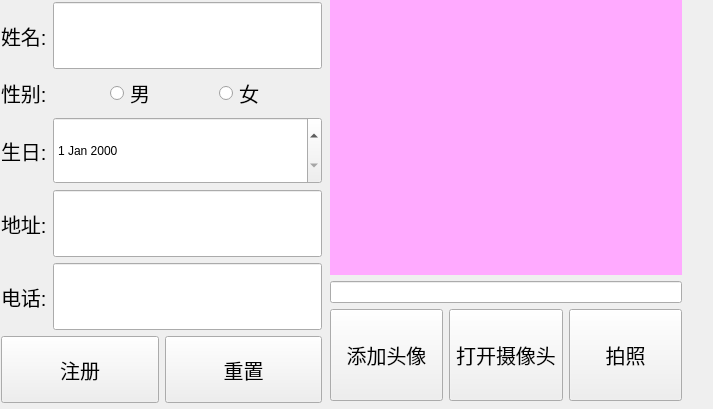
<?xml version="1.0" encoding="UTF-8"?>
<ui version="4.0">
 <class>RegisterWin</class>
 <widget class="QWidget" name="RegisterWin">
  <property name="geometry">
   <rect>
    <x>0</x>
    <y>0</y>
    <width>713</width>
    <height>409</height>
   </rect>
  </property>
  <property name="windowTitle">
   <string>Form</string>
  </property>
  <widget class="QWidget" name="layoutWidget">
   <property name="geometry">
    <rect>
     <x>1</x>
     <y>2</y>
     <width>321</width>
     <height>401</height>
    </rect>
   </property>
   <layout class="QVBoxLayout" name="verticalLayout">
    <item>
     <layout class="QHBoxLayout" name="horizontalLayout">
      <item>
       <widget class="QLabel" name="label">
        <property name="font">
         <font>
          <pointsize>15</pointsize>
         </font>
        </property>
        <property name="text">
         <string>姓名:</string>
        </property>
       </widget>
      </item>
      <item>
       <widget class="QLineEdit" name="nameEdit">
        <property name="sizePolicy">
         <sizepolicy hsizetype="Expanding" vsizetype="Expanding">
          <horstretch>0</horstretch>
          <verstretch>0</verstretch>
         </sizepolicy>
        </property>
       </widget>
      </item>
     </layout>
    </item>
    <item>
     <layout class="QHBoxLayout" name="horizontalLayout_3">
      <item>
       <widget class="QLabel" name="label_3">
        <property name="font">
         <font>
          <pointsize>15</pointsize>
         </font>
        </property>
        <property name="text">
         <string>性别:</string>
        </property>
       </widget>
      </item>
      <item>
       <widget class="QRadioButton" name="wrb">
        <property name="font">
         <font>
          <pointsize>15</pointsize>
         </font>
        </property>
        <property name="text">
         <string>男</string>
        </property>
       </widget>
      </item>
      <item>
       <widget class="QRadioButton" name="mrb">
        <property name="font">
         <font>
          <pointsize>15</pointsize>
         </font>
        </property>
        <property name="text">
         <string>女</string>
        </property>
       </widget>
      </item>
     </layout>
    </item>
    <item>
     <layout class="QHBoxLayout" name="horizontalLayout_5">
      <item>
       <widget class="QLabel" name="label_5">
        <property name="font">
         <font>
          <pointsize>15</pointsize>
         </font>
        </property>
        <property name="text">
         <string>生日:</string>
        </property>
       </widget>
      </item>
      <item>
       <widget class="QDateEdit" name="birthdayEdit">
        <property name="sizePolicy">
         <sizepolicy hsizetype="Expanding" vsizetype="Expanding">
          <horstretch>0</horstretch>
          <verstretch>0</verstretch>
         </sizepolicy>
        </property>
       </widget>
      </item>
     </layout>
    </item>
    <item>
     <layout class="QHBoxLayout" name="horizontalLayout_2">
      <item>
       <widget class="QLabel" name="label_2">
        <property name="font">
         <font>
          <pointsize>15</pointsize>
         </font>
        </property>
        <property name="text">
         <string>地址:</string>
        </property>
       </widget>
      </item>
      <item>
       <widget class="QLineEdit" name="addressEdit">
        <property name="sizePolicy">
         <sizepolicy hsizetype="Expanding" vsizetype="Expanding">
          <horstretch>0</horstretch>
          <verstretch>0</verstretch>
         </sizepolicy>
        </property>
        <property name="font">
         <font>
          <pointsize>15</pointsize>
         </font>
        </property>
       </widget>
      </item>
     </layout>
    </item>
    <item>
     <layout class="QHBoxLayout" name="horizontalLayout_4">
      <item>
       <widget class="QLabel" name="label_4">
        <property name="font">
         <font>
          <pointsize>15</pointsize>
         </font>
        </property>
        <property name="text">
         <string>电话:</string>
        </property>
       </widget>
      </item>
      <item>
       <widget class="QLineEdit" name="phoneEdit">
        <property name="sizePolicy">
         <sizepolicy hsizetype="Expanding" vsizetype="Expanding">
          <horstretch>0</horstretch>
          <verstretch>0</verstretch>
         </sizepolicy>
        </property>
       </widget>
      </item>
     </layout>
    </item>
    <item>
     <layout class="QHBoxLayout" name="horizontalLayout_6">
      <item>
       <widget class="QPushButton" name="registerBt">
        <property name="sizePolicy">
         <sizepolicy hsizetype="Minimum" vsizetype="Expanding">
          <horstretch>0</horstretch>
          <verstretch>0</verstretch>
         </sizepolicy>
        </property>
        <property name="font">
         <font>
          <pointsize>15</pointsize>
         </font>
        </property>
        <property name="text">
         <string>注册</string>
        </property>
       </widget>
      </item>
      <item>
       <widget class="QPushButton" name="resetBt">
        <property name="sizePolicy">
         <sizepolicy hsizetype="Minimum" vsizetype="Expanding">
          <horstretch>0</horstretch>
          <verstretch>0</verstretch>
         </sizepolicy>
        </property>
        <property name="font">
         <font>
          <pointsize>15</pointsize>
         </font>
        </property>
        <property name="text">
         <string>重置</string>
        </property>
       </widget>
      </item>
     </layout>
    </item>
   </layout>
  </widget>
  <widget class="QWidget" name="layoutWidget">
   <property name="geometry">
    <rect>
     <x>330</x>
     <y>0</y>
     <width>352</width>
     <height>401</height>
    </rect>
   </property>
   <layout class="QVBoxLayout" name="verticalLayout_2" stretch="3,1,1">
    <item>
     <widget class="QLabel" name="headpicLb">
      <property name="sizePolicy">
       <sizepolicy hsizetype="Preferred" vsizetype="Expanding">
        <horstretch>0</horstretch>
        <verstretch>0</verstretch>
       </sizepolicy>
      </property>
      <property name="styleSheet">
       <string notr="true">background-color: rgb(255, 170, 255);</string>
      </property>
      <property name="text">
       <string/>
      </property>
     </widget>
    </item>
    <item>
     <widget class="QLineEdit" name="picFileEdit"/>
    </item>
    <item>
     <layout class="QHBoxLayout" name="horizontalLayout_7">
      <item>
       <widget class="QPushButton" name="addpicBt">
        <property name="sizePolicy">
         <sizepolicy hsizetype="Minimum" vsizetype="Expanding">
          <horstretch>0</horstretch>
          <verstretch>0</verstretch>
         </sizepolicy>
        </property>
        <property name="font">
         <font>
          <pointsize>15</pointsize>
         </font>
        </property>
        <property name="text">
         <string>添加头像</string>
        </property>
       </widget>
      </item>
      <item>
       <widget class="QPushButton" name="videoswitchBt">
        <property name="sizePolicy">
         <sizepolicy hsizetype="Minimum" vsizetype="Expanding">
          <horstretch>0</horstretch>
          <verstretch>0</verstretch>
         </sizepolicy>
        </property>
        <property name="font">
         <font>
          <pointsize>15</pointsize>
         </font>
        </property>
        <property name="text">
         <string>打开摄像头</string>
        </property>
       </widget>
      </item>
      <item>
       <widget class="QPushButton" name="cameraBt">
        <property name="sizePolicy">
         <sizepolicy hsizetype="Minimum" vsizetype="Expanding">
          <horstretch>0</horstretch>
          <verstretch>0</verstretch>
         </sizepolicy>
        </property>
        <property name="font">
         <font>
          <pointsize>15</pointsize>
         </font>
        </property>
        <property name="text">
         <string>拍照</string>
        </property>
       </widget>
      </item>
     </layout>
    </item>
   </layout>
  </widget>
 </widget>
 <resources/>
 <connections/>
</ui>
